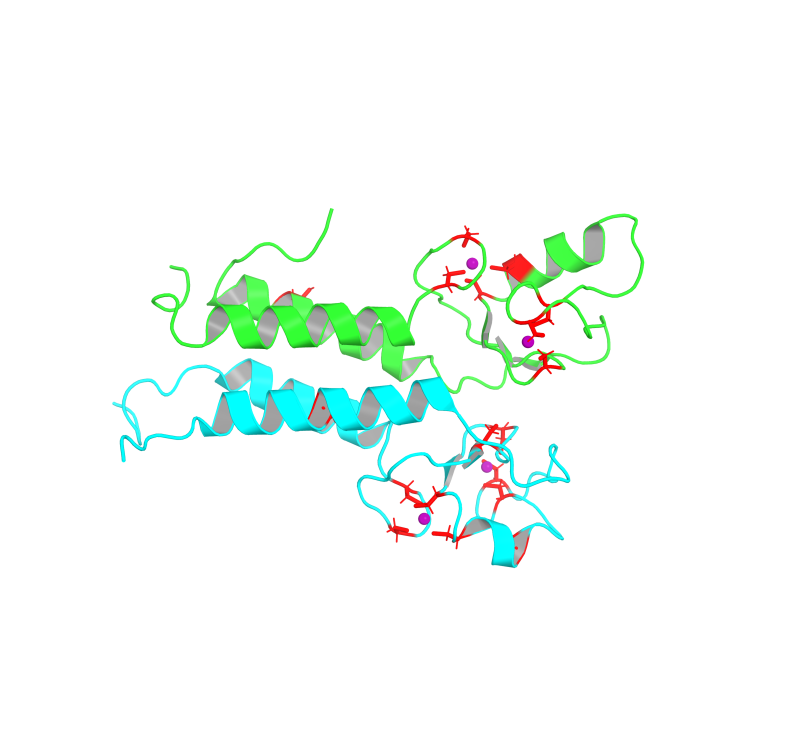
#> input picture scratch/pymol/1JM7.png, 1600 x 1500 px, given in place of hero_ring.png, which was not available (shown at 1/2 size)
$ python compose_hero_cover.py
#> lines starting #> are read from the running program, lines starting #| are printed output that depends on the picture; pictures that were not available may be replaced by others from this repository, and a replacement may not be noted
"""Compose the transparent PyMOL hero renders over a dramatic radial-gradient
background, with a LARGE, legible title and an explicit colour-ramp legend.

Run: python scratch/compose_hero_cover.py
"""
from __future__ import annotations

import os

import numpy as np
from PIL import Image, ImageDraw, ImageFont

SRC = "scratch/pymol"
OUT = "docs/suplementar/figuras"
os.makedirs(OUT, exist_ok=True)
RAMP = [(0.10, 0.13, 0.38), (0.74, 0.15, 0.42), (1.00, 0.80, 0.22)]  # indigo->magenta->gold


def font(sz, bold=True):
    for c in (("C:/Windows/Fonts/segoeuib.ttf" if bold else "C:/Windows/Fonts/segoeui.ttf"),
              "C:/Windows/Fonts/arialbd.ttf", "C:/Windows/Fonts/arial.ttf"):
        if os.path.exists(c):
            return ImageFont.truetype(c, sz)
    return ImageFont.load_default()


def radial_bg(w, h):
    yy, xx = np.mgrid[0:h, 0:w]
    r = np.clip(np.sqrt(((xx - w * .5) / (w * .62)) ** 2 + ((yy - h * .42) / (h * .62)) ** 2), 0, 1)
    t = (r ** 1.35)[..., None]
    col = (np.array([20, 26, 54]) * (1 - t) + np.array([3, 4, 10]) * t).astype(np.uint8)
    return Image.fromarray(col, "RGB").convert("RGBA")


def ramp_rgb(x):  # x in [0,1] -> RGB tuple
    if x < 0.5:
        a, b, f = RAMP[0], RAMP[1], x / 0.5
    else:
        a, b, f = RAMP[1], RAMP[2], (x - 0.5) / 0.5
    return tuple(int(255 * (a[i] * (1 - f) + b[i] * f)) for i in range(3))


def legend(draw, x, y, w, h, title):
    for i in range(w):                       # gradient bar
        draw.line([(x + i, y), (x + i, y + h)], fill=ramp_rgb(i / w))
    draw.rectangle([x, y, x + w, y + h], outline=(230, 232, 238), width=2)
    fs = font(int(h * 0.82), bold=False)
    ft = font(int(h * 0.82))
    draw.text((x, y - int(h * 1.55)), title, font=ft, fill=(235, 237, 242))
    draw.text((x, y + h + int(h * 0.35)), "tolerante", font=fs, fill=(150, 160, 190))
    r = draw.textlength("detectada (patogênica)", font=fs)
    draw.text((x + w - r, y + h + int(h * 0.35)), "detectada (patogênica)", font=fs, fill=(240, 205, 110))


def compose(name, title, subtitle, out_name):
#> called with name = 'hero_ring.png', title = 'PrimeVarClass', out_name = 'fig_hero_ring.png'
    fg = Image.open(os.path.join(SRC, name)).convert("RGBA")
#> fg is the input picture: PIL image 1600x1500 RGBA; mean R, G, B, A 244, 251.3, 247.5, 255
    w, h = fg.size
#> w = 1600; h = 1500
    img = radial_bg(w, h)
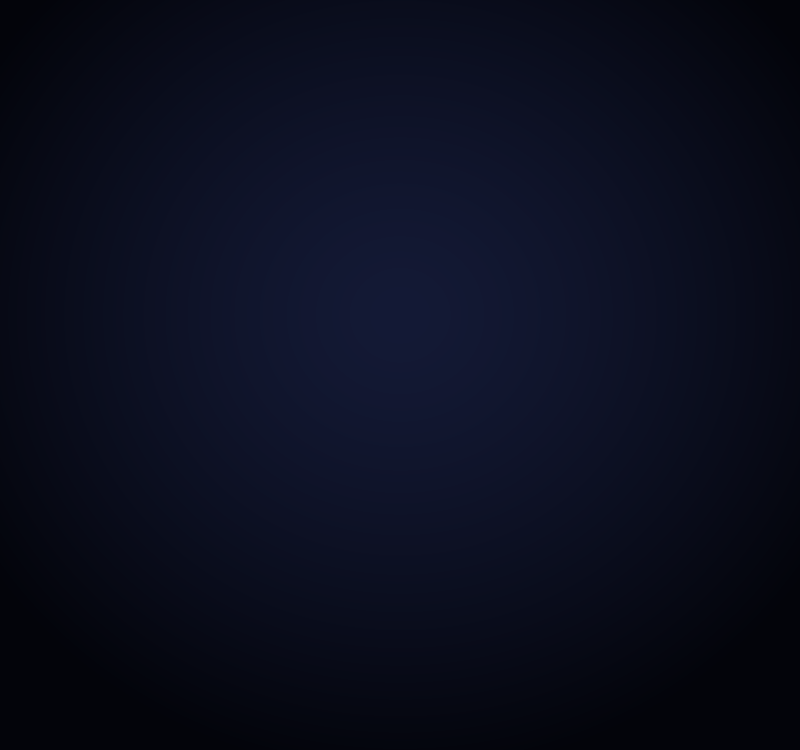
#> img: PIL image 1600x1500 RGBA (shown at 1/2 size); mean R, G, B, A 10.2, 13.5, 29.5, 255
    img.alpha_composite(fg)
    img = img.convert("RGB")
#> img: PIL image 1600x1500 RGB
    draw = ImageDraw.Draw(img)

    # bottom vignette band so text is always legible
    band = Image.new("RGBA", (w, h), (0, 0, 0, 0))
#> band: PIL image 1600x1500 RGBA; every value is 0
    bd = ImageDraw.Draw(band)
    for yy in range(int(h * 0.72), h):
        a = int(210 * (yy - h * 0.72) / (h * 0.28))
        bd.line([(0, yy), (w, yy)], fill=(0, 0, 0, a))
    img = Image.alpha_composite(img.convert("RGBA"), band).convert("RGB")
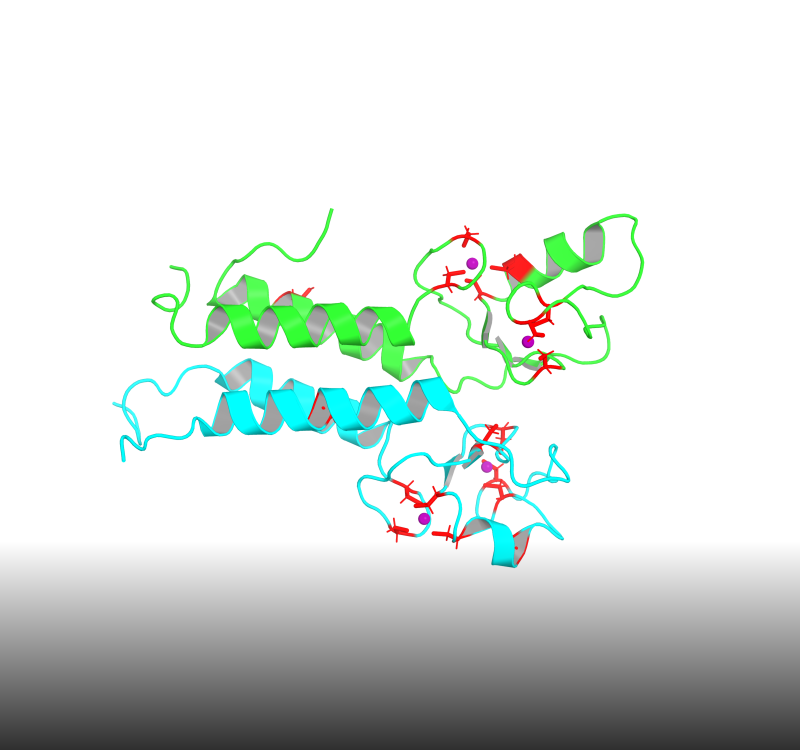
#> img: PIL image 1600x1500 RGB (shown at 1/2 size); mean R, G, B 214.9, 222.2, 218.4
    draw = ImageDraw.Draw(img)

    # title + subtitle (large, bottom-left) — full width, no legend to collide with
    draw.text((int(w * 0.045), int(h * 0.845)), title, font=font(int(w * 0.036)), fill=(248, 249, 252))
    draw.text((int(w * 0.045), int(h * 0.912)), subtitle, font=font(int(w * 0.019), bold=False),
              fill=(214, 182, 96))
    # colour-ramp legend (top-right, in the empty sky) — never overlaps the title band
    lw, lh = int(w * 0.30), int(h * 0.026)
#> lw = 480; lh = 39
    legend(draw, w - lw - int(w * 0.045), int(h * 0.115), lw, lh,
           "Intensidade de detecção por resíduo")
    img.save(os.path.join(OUT, out_name), quality=95)
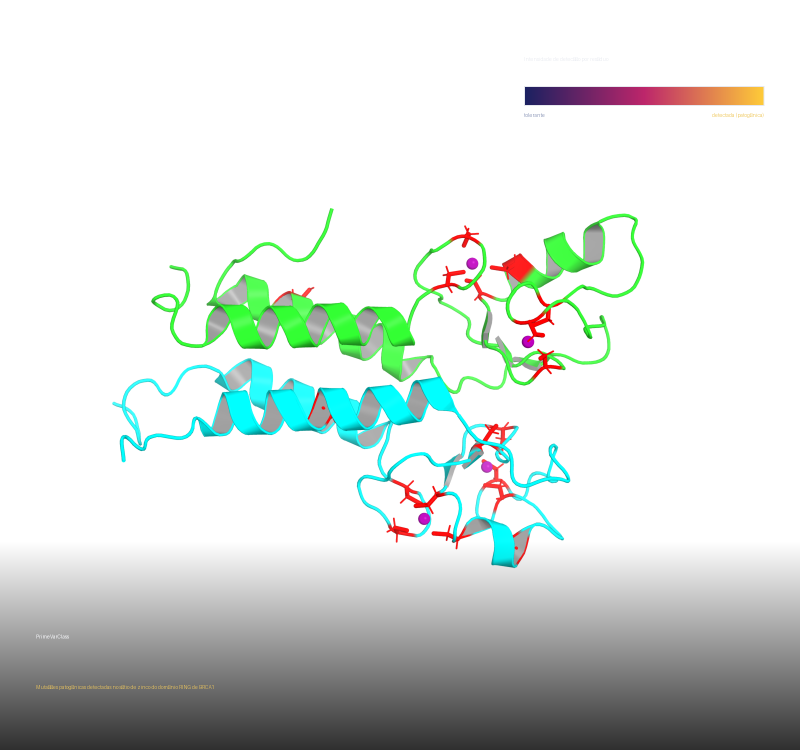
#> saved as fig_hero_ring.png: PIL image 1600x1500 RGB (shown at 1/2 size); mean R, G, B 214.3, 220.9, 217.2
    print("saved", out_name, img.size)
#| saved fig_hero_ring.png (1600, 1500)


compose("hero_ring.png", "PrimeVarClass",
        "Mutações patogênicas detectadas no sítio de zinco do domínio RING de BRCA1",
        "fig_hero_ring.png")
if os.path.exists(os.path.join(SRC, "hero_brct.png")):
    compose("hero_brct.png", "PrimeVarClass",
            "Mapa de vulnerabilidade das repetições BRCT de BRCA1",
            "fig_hero_brct.png")

$ run again, on scratch/pymol/ring_zinc.png
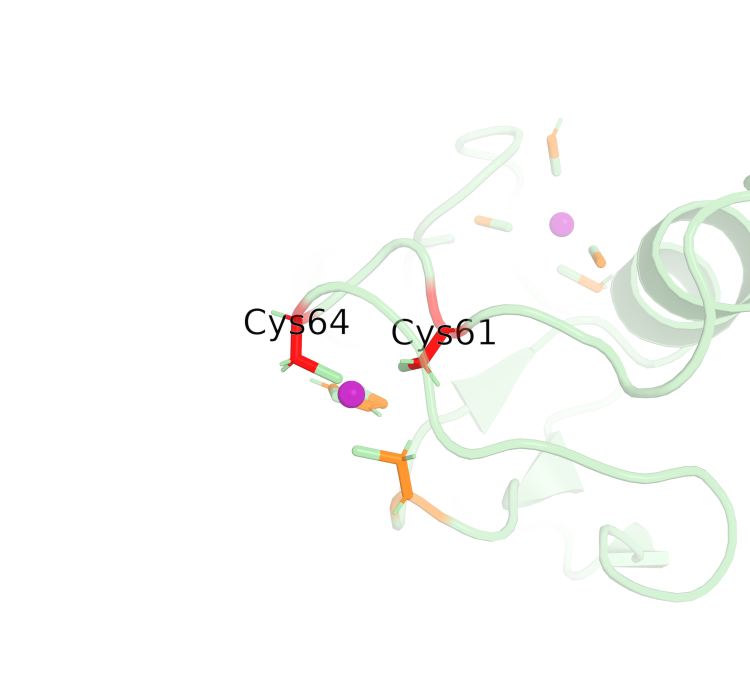
#> input picture scratch/pymol/ring_zinc.png, 1500 x 1400 px, given in place of hero_ring.png, which was not available (shown at 1/2 size)
#> in compose, fg is the input picture: PIL image 1500x1400 RGBA; mean R, G, B, A 250.9, 251.4, 249.6, 255
#> band: PIL image 1500x1400 RGBA; every value is 0
#> in compose, `img = Image.alpha_composite(img.convert("RGBA"), band).convert("RGB")`:
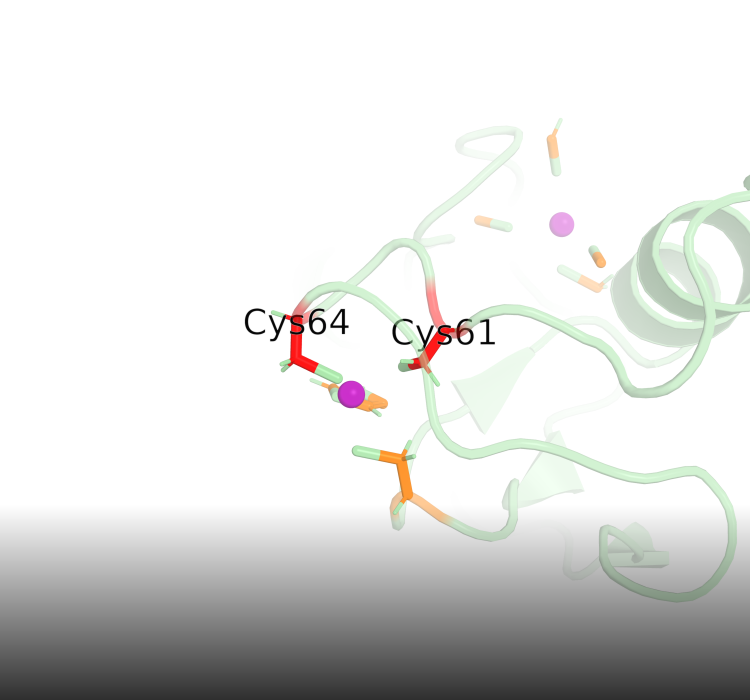
#> img: PIL image 1500x1400 RGB (shown at 1/2 size); mean R, G, B 221.8, 222.2, 220.5
#> in compose, `img.save(os.path.join(OUT, out_name), quality=95)`:
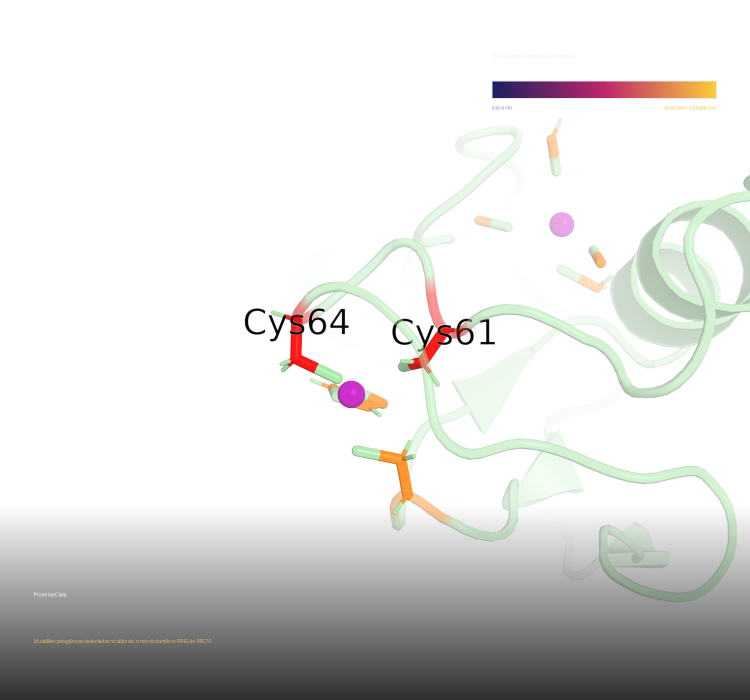
#> saved as fig_hero_ring.png: PIL image 1500x1400 RGB (shown at 1/2 size); mean R, G, B 221.1, 221, 219.3
#| saved fig_hero_ring.png (1500, 1400)
